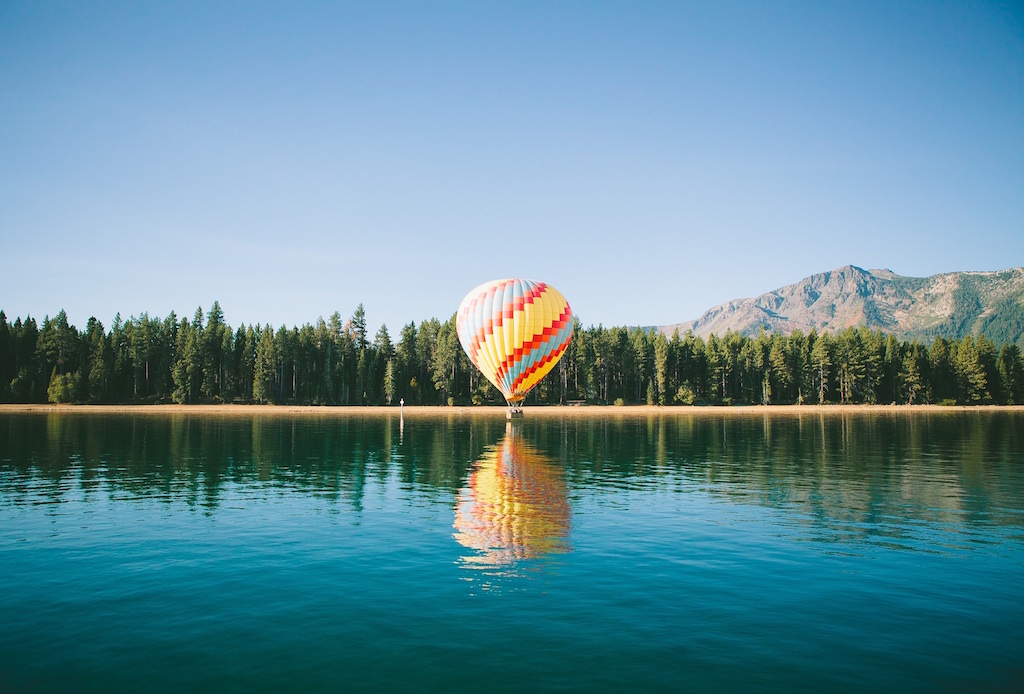
#> input picture Project-1/images/lakeandballoon.jpg, 1024 x 694 px
$ python bgr_test.py
#> lines starting #> are read from the running program, lines starting #| are printed output that depends on the picture
import cv2
import numpy as np


'''
Simple test to make sure opencv is working as intended. This should just open
the image and display in correct color space
'''

img = cv2.imread('images/lakeandballoon.jpg', 1)
#> img is the input picture: shape (694, 1024, 3); mean B, G, R 152.1, 139.3, 97.6

img_h, img_w, img_ch = img.shape
#> img_h = 694; img_w = 1024; img_ch = 3

img_b = img.copy()[:, :, 0]
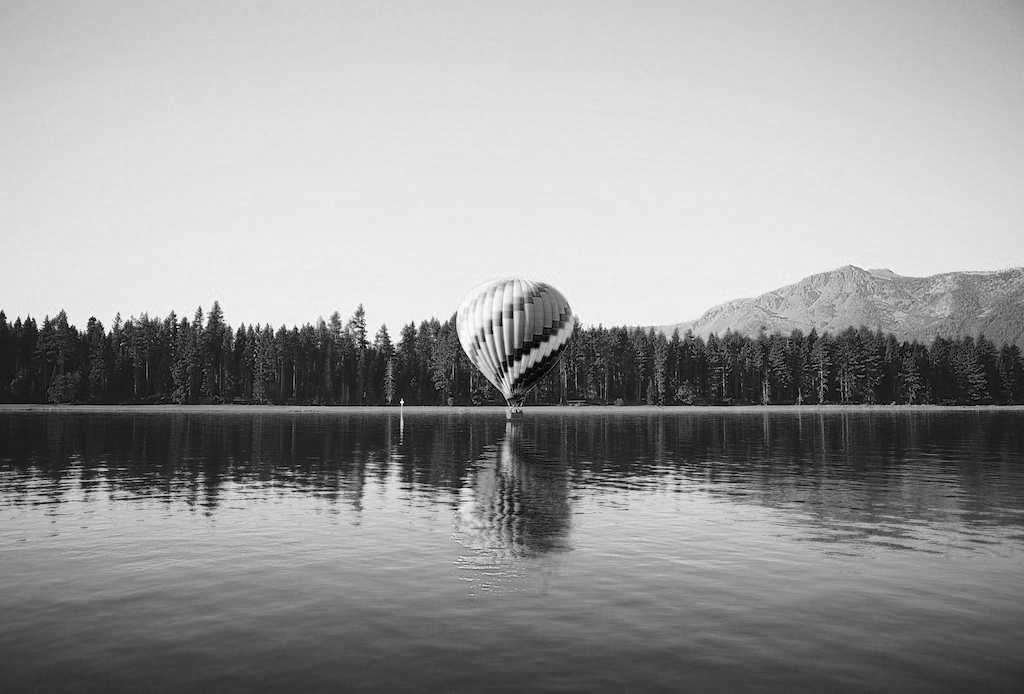
#> img_b: shape (694, 1024); min 0, max 255, mean 152.1
img_g = img.copy()[:, :, 1]
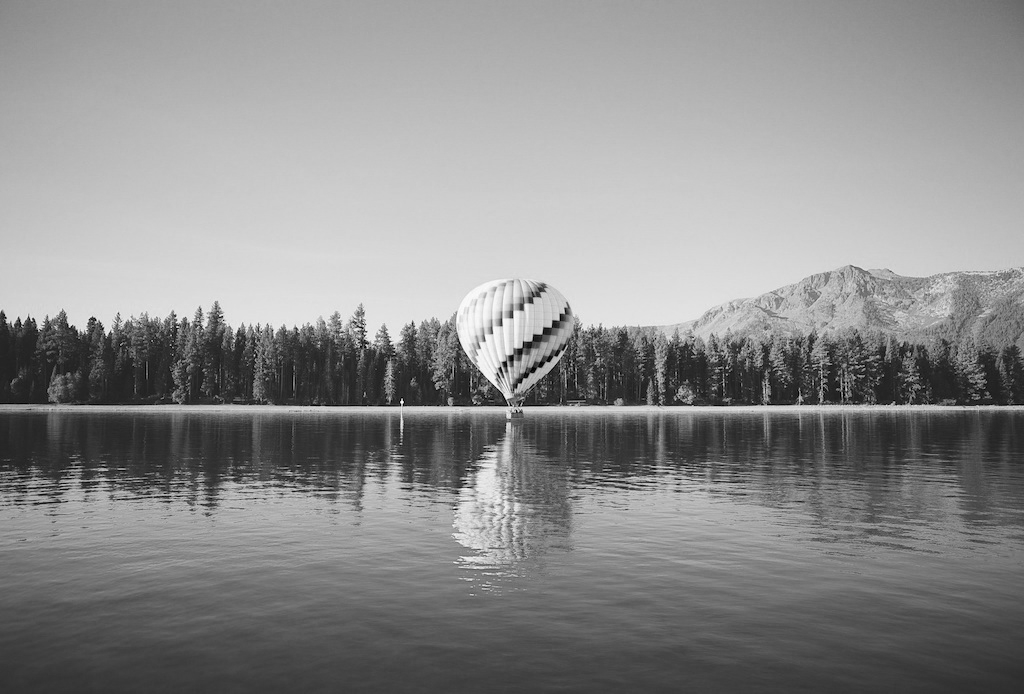
#> img_g: shape (694, 1024); min 0, max 255, mean 139.3
img_r = img.copy()[:, :, 2]
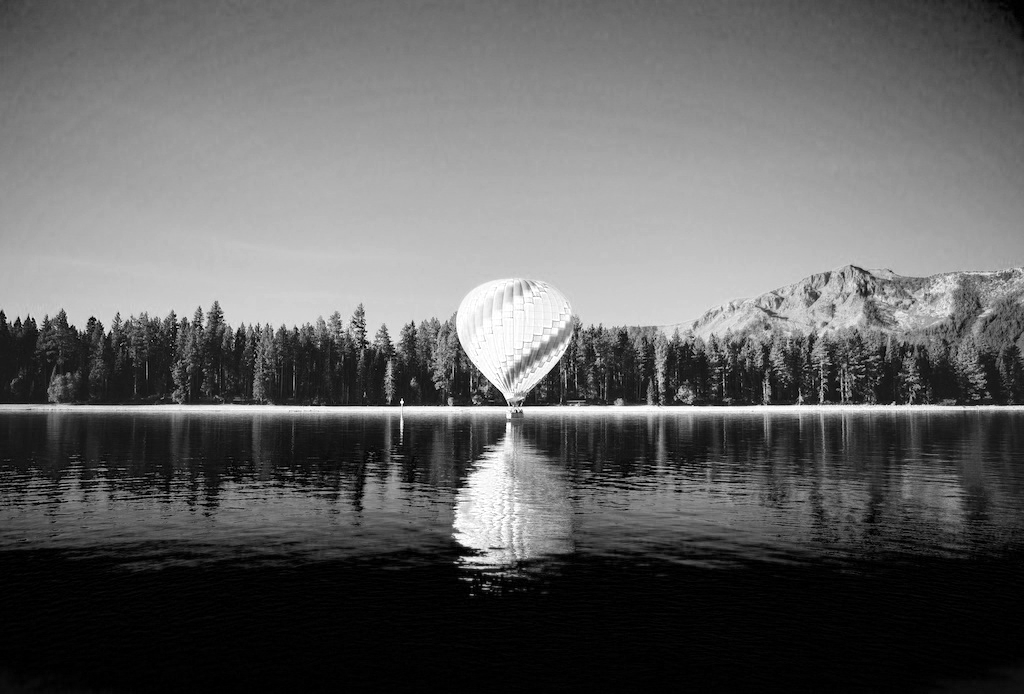
#> img_r: shape (694, 1024); min 0, max 255, mean 97.6

img_bgr = np.zeros((img_h, img_w, 3), 'uint8')

img_bgr[:, :, 0] = img_b
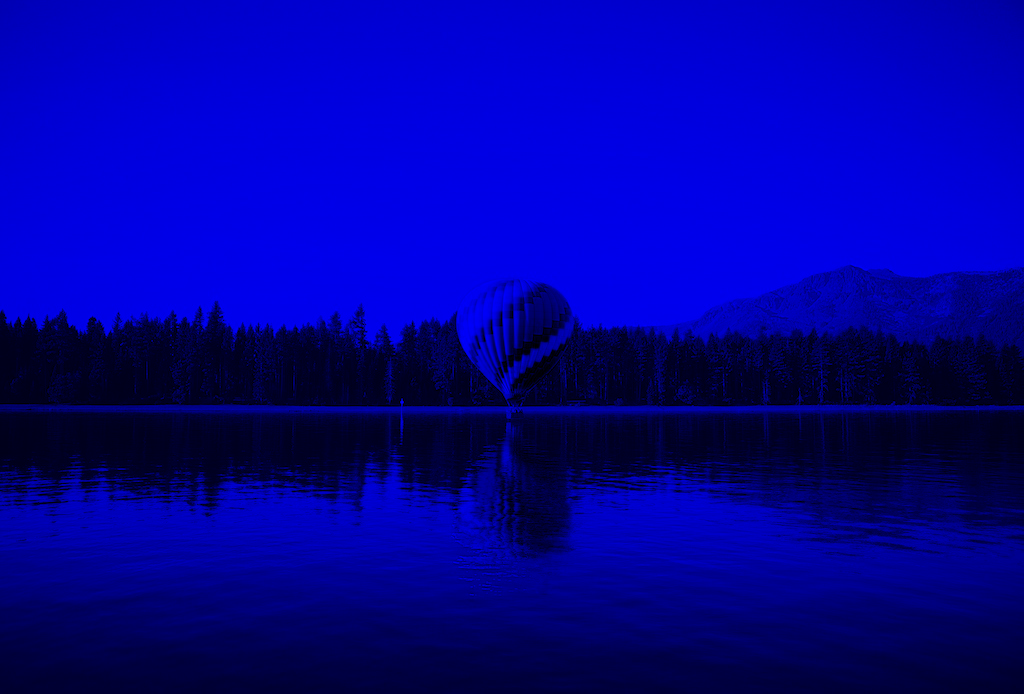
#> img_bgr: shape (694, 1024, 3); mean of channels 0, 1, 2 152.1, 0, 0; drawn as B, G, R
img_bgr[:, :, 1] = img_g
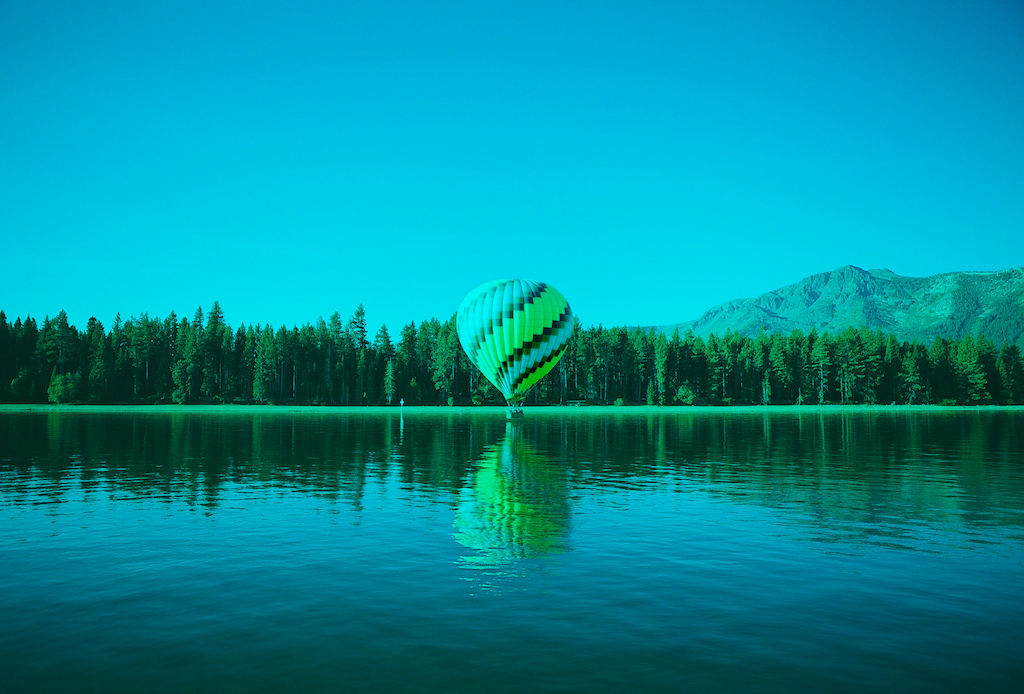
#> img_bgr: shape (694, 1024, 3); mean of channels 0, 1, 2 152.1, 139.3, 0; drawn as B, G, R
img_bgr[:, :, 2] = img_r

cv2.imshow("Image", img_bgr)
key = cv2.waitKey(0) & 0xFF
#> (key Esc is pressed here)

$ run again, with Project-1/images/00056v.jpg copied over Project-1/images/lakeandballoon.jpg
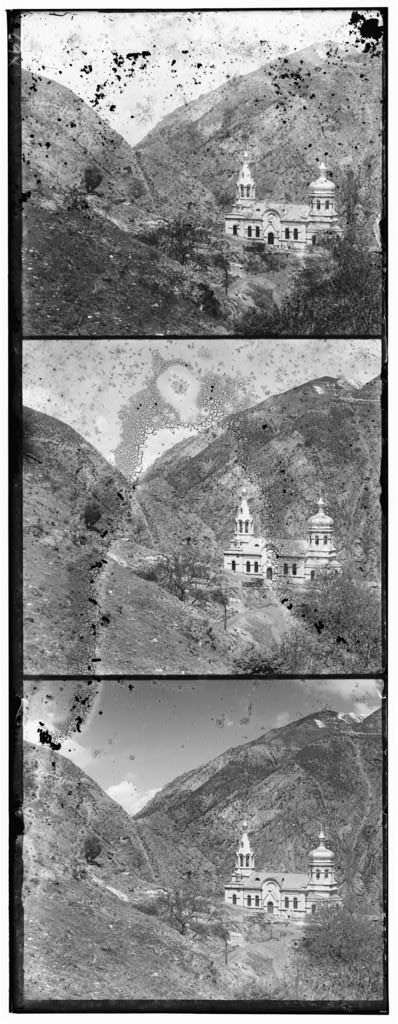
#> input picture Project-1/images/00056v.jpg, 398 x 1024 px
#> img is the input picture: shape (1024, 398, 3); min 0, max 255, mean 138.2
#> `img_bgr[:, :, 0] = img_b`:
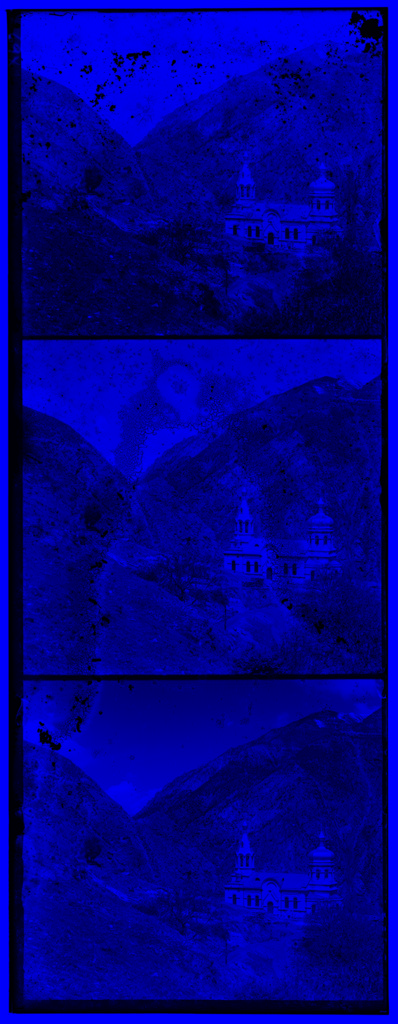
#> img_bgr: shape (1024, 398, 3); mean of channels 0, 1, 2 138.2, 0, 0; drawn as B, G, R
#> `img_bgr[:, :, 1] = img_g`:
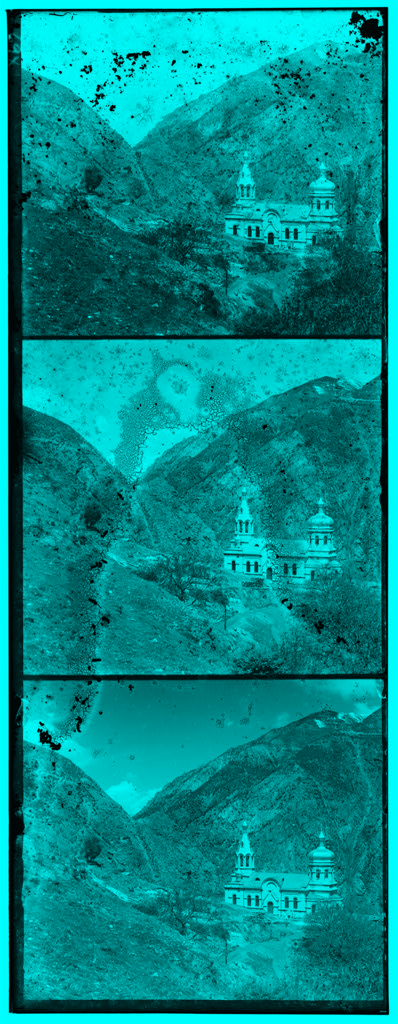
#> img_bgr: shape (1024, 398, 3); mean of channels 0, 1, 2 138.2, 138.2, 0; drawn as B, G, R

$ run again, with Project-1/images/00125v.jpg copied over Project-1/images/lakeandballoon.jpg
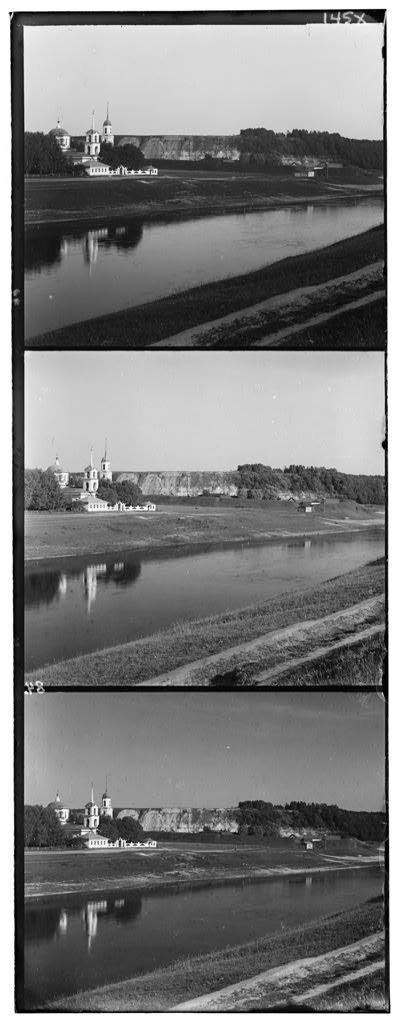
#> input picture Project-1/images/00125v.jpg, 400 x 1024 px
#> img is the input picture: shape (1024, 400, 3); min 0, max 255, mean 124.2
#> `img_bgr[:, :, 0] = img_b`:
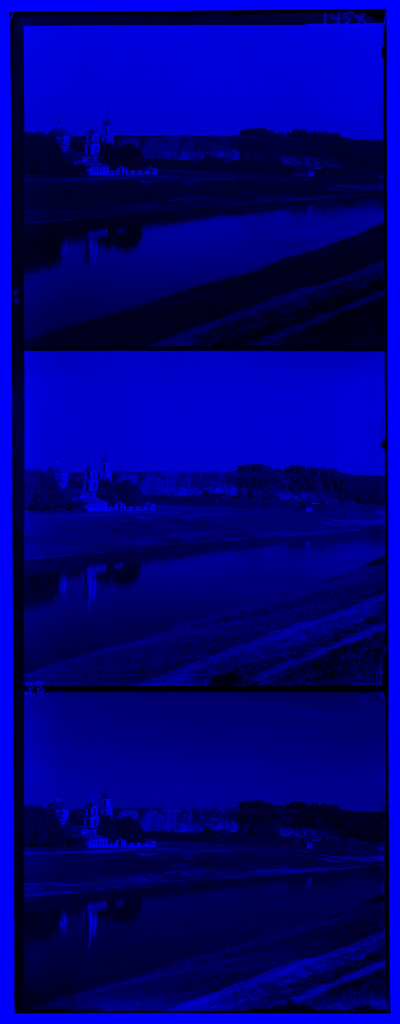
#> img_bgr: shape (1024, 400, 3); mean of channels 0, 1, 2 124.2, 0, 0; drawn as B, G, R
#> `img_bgr[:, :, 1] = img_g`:
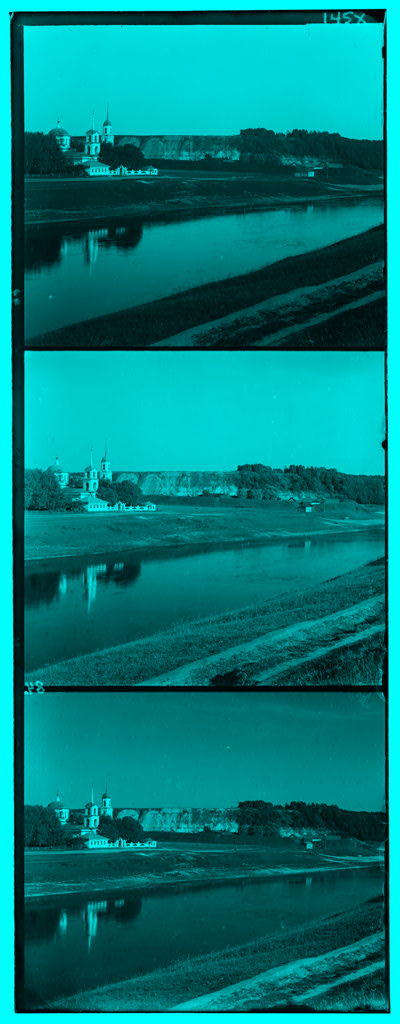
#> img_bgr: shape (1024, 400, 3); mean of channels 0, 1, 2 124.2, 124.2, 0; drawn as B, G, R

$ run again, with Project-1/images/00163v.jpg copied over Project-1/images/lakeandballoon.jpg
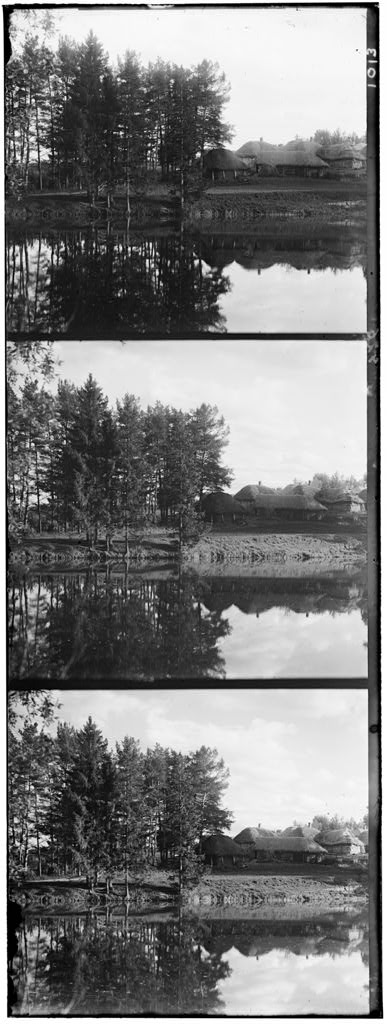
#> input picture Project-1/images/00163v.jpg, 387 x 1024 px
#> img is the input picture: shape (1024, 387, 3); min 0, max 255, mean 125.1
#> `img_bgr[:, :, 0] = img_b`:
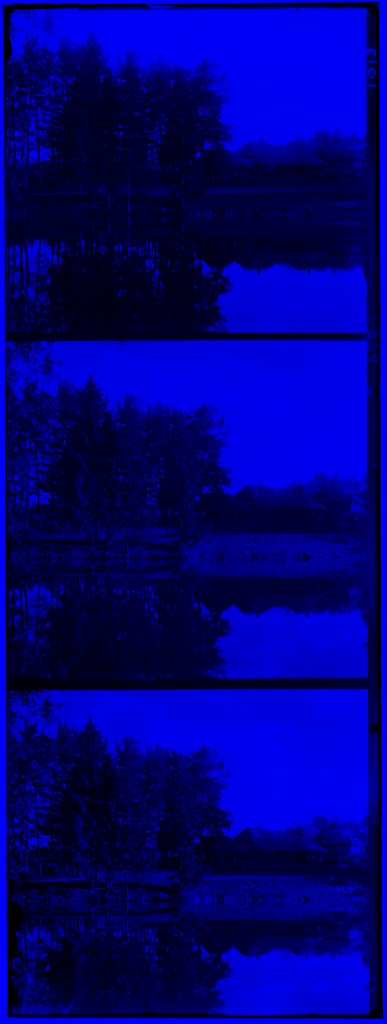
#> img_bgr: shape (1024, 387, 3); mean of channels 0, 1, 2 125.1, 0, 0; drawn as B, G, R
#> `img_bgr[:, :, 1] = img_g`:
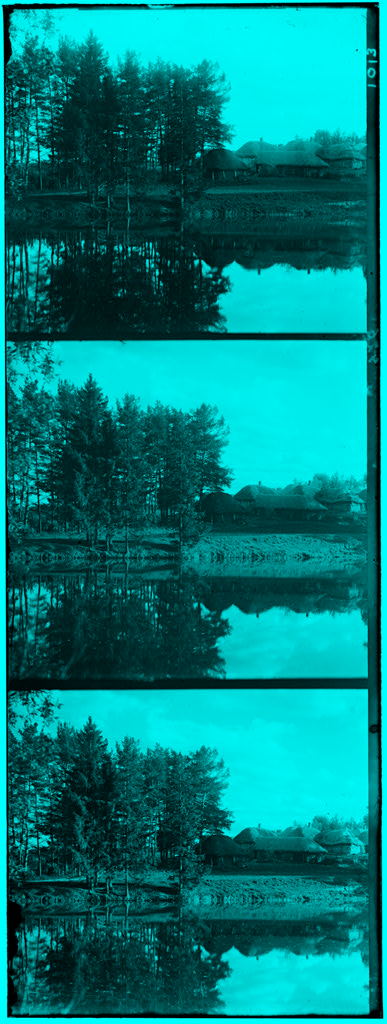
#> img_bgr: shape (1024, 387, 3); mean of channels 0, 1, 2 125.1, 125.1, 0; drawn as B, G, R
